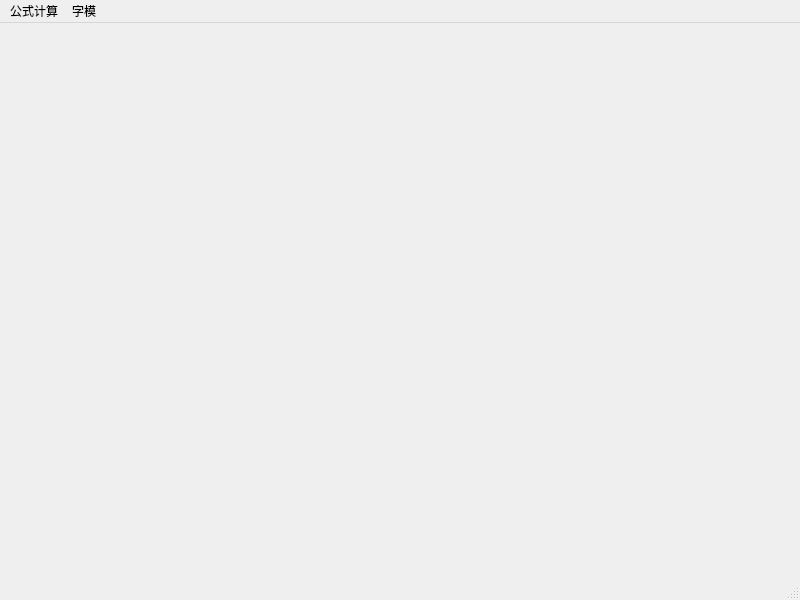
<?xml version="1.0" encoding="UTF-8"?>
<ui version="4.0">
 <class>MainWindow</class>
 <widget class="QMainWindow" name="MainWindow">
  <property name="geometry">
   <rect>
    <x>0</x>
    <y>0</y>
    <width>800</width>
    <height>600</height>
   </rect>
  </property>
  <property name="windowTitle">
   <string>MainWindow</string>
  </property>
  <widget class="QWidget" name="centralwidget"/>
  <widget class="QMenuBar" name="menubar">
   <property name="geometry">
    <rect>
     <x>0</x>
     <y>0</y>
     <width>800</width>
     <height>25</height>
    </rect>
   </property>
   <widget class="QMenu" name="menu">
    <property name="title">
     <string>公式计算</string>
    </property>
   </widget>
   <widget class="QMenu" name="menu_2">
    <property name="title">
     <string>字模</string>
    </property>
   </widget>
   <addaction name="menu"/>
   <addaction name="menu_2"/>
  </widget>
  <widget class="QStatusBar" name="statusbar"/>
 </widget>
 <resources/>
 <connections/>
</ui>
